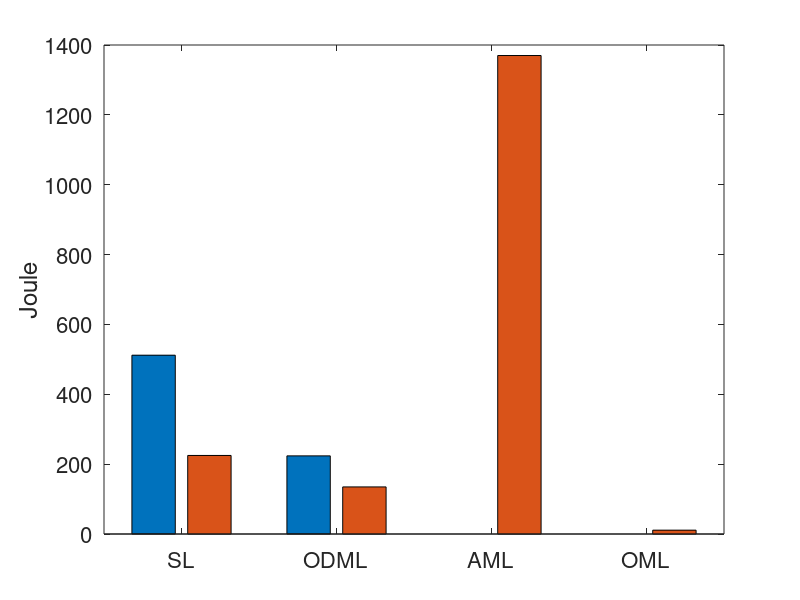
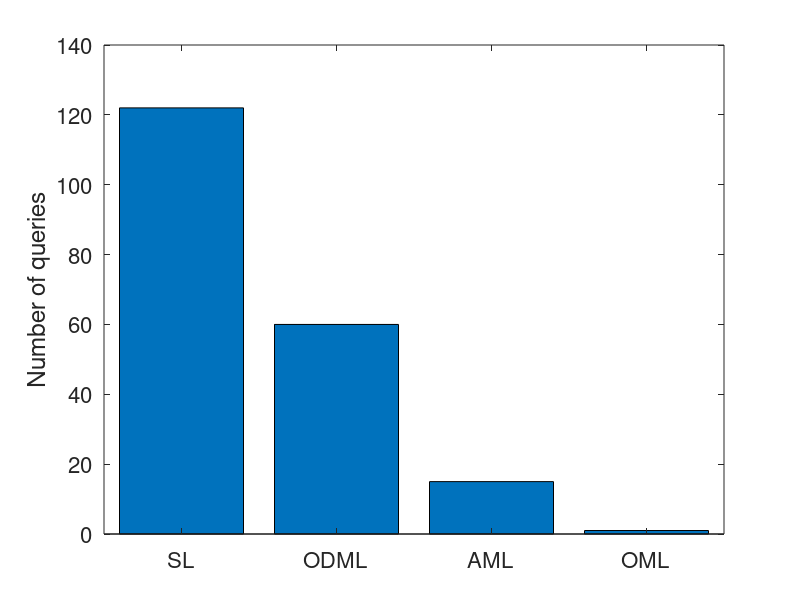

Write MATLAB code to recreate these figures, in order.
clear;
close all;
clc;
%%
sl = load('srLoc.txt');
sl = sl(:,4);
slSum = sum(sl);

rl = load('rrLoc.txt');
rl = rl(:,4);
rlSum=sum(rl);

slng = load('sLoc-no-gps.txt');
slng = slng(:,4);
slngSum = sum(slng);

rlng = load('rLoc-no-gps.txt');
rlng = rlng(:,4);
rlngSum=sum(rlng);

alng = load('ML-area.txt');
alng = alng(:,4);
alngSum=sum(alng);
%%
%ploting 
figure('Position',[440 378 560 620/3]);
bar([slSum slngSum ; rlSum rlngSum; 0 alngSum ; 0 11 ] );
ylabel('Joule');
labels = {'SL','ODML' , 'AML' , 'OML'};
set(gca , 'xticklabel' , labels);
set(gca , 'fontsize' , 16);
set(gca , 'xLim', [0.5 4.5])

figure('Position',[440 378 560 620/3]);
bar([length(sl) length(rl) length(alng) 1  ] );
ylabel('Number of queries');
labels = {'SL','ODML' , 'AML' , 'OML'};
set(gca , 'xticklabel' , labels);
set(gca , 'fontsize' , 16);
set(gca , 'xLim', [0.5 4.5])
%%
% statistics 
fprintf(['SL: Number of queries is ' num2str( length(sl) ) ', consumed energy is ' num2str(slSum) '. energy consumed without GPS ' num2str(slngSum) '\n']);
fprintf(['ODMLL: Number of queries is ' num2str( length(rl) ) ', consumed energy is ' num2str(rlSum) '. energy consumed without GPS ' num2str(rlngSum) '\n']);
fprintf(['AML: Number of queries is ' num2str( length(alng) ) ', consumed energy is ' num2str(alngSum) '\n']);